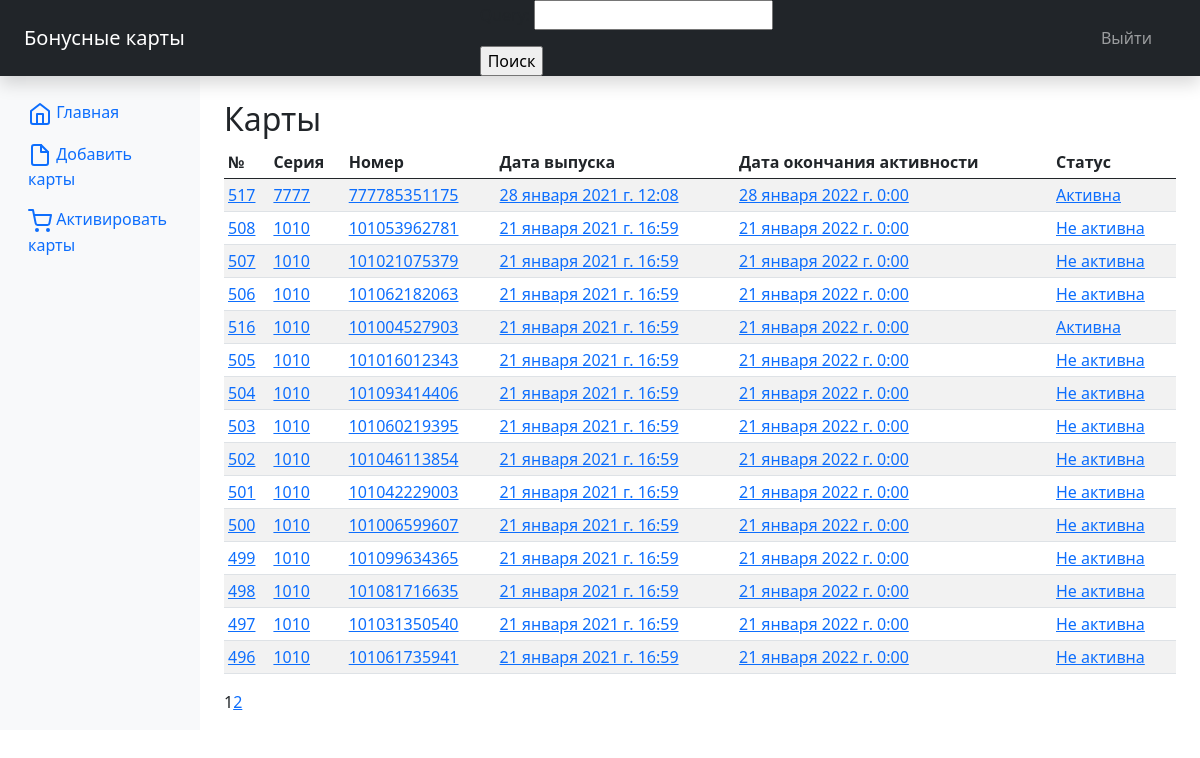
The app's page / (signed in) with its own data.
### cardslist/models.py (models this page shows)
class Cardslist(models.Model):
    card_series = models.IntegerField(verbose_name='Серия карты')
    card_number = models.IntegerField(verbose_name='Номер карты', unique=True)
    card_issue_date = models.DateTimeField(auto_now_add=True, verbose_name='Дата выпуска карты')
    card_expiration_date = models.DateTimeField(verbose_name='Дата окончания активности карты')
    card_date_of_use = models.DateTimeField(verbose_name='Дата последнего использования карты')
    card_bonus_amount = models.FloatField(null=True, blank=True, verbose_name='Сумма бонуса карты')
    card_status = models.CharField(max_length=12, default='Не активна', verbose_name='Статус карты')
    class Meta:
        verbose_name_plural = 'Бонусные карты'
        verbose_name = 'Бонусная карта'
        ordering = ['-card_date_of_use']

### cardslist/views.py (the view)
# urls.py: path('', index, name='index'),
@login_required()
def index(request):
    search_form = SearchForm()
    cards = Cardslist.objects.all()
    paginator = Paginator(cards, 15)
    if 'page' in request.GET:
        page_num = request.GET['page']
    else:
        page_num = 1
    page = paginator.get_page(page_num)
    context = {'cards': page.object_list, 'page': page, 'form': search_form}
    return render(request, 'cardslist/index.html', context)

### cardslist/forms.py
class SearchForm(forms.Form):
    query = forms.CharField(max_length=16)

### cardslist/templates/cardslist/index.html
{% extends "layout/basic.html" %}
{% block content %}
    <h2>Карты</h2>
    <div class="table-responsive">
        <table class="table table-striped table-sm">
            <thead>
            <tr>
                <th>№</th>
                <th>Серия</th>
                <th>Номер</th>
                <th>Дата выпуска</th>
                <th>Дата окончания активности</th>
                <th>Статус</th>
            </tr>
            </thead>
            <tbody>
            {% for card in cards %}
            <tr>
                <td><a href="{% url 'card_detail' card.pk %}">{{card.id}}</a></td>
                <td><a href="{% url 'card_detail' card.pk %}">{{card.card_series}}</a></td>
                <td><a href="{% url 'card_detail' card.pk %}">{{card.card_number}}</a></td>
                <td><a href="{% url 'card_detail' card.pk %}">{{card.card_issue_date}}</a></td>
                <td><a href="{% url 'card_detail' card.pk %}">{{card.card_expiration_date}}</a></td>
                <td><a href="{% url 'card_detail' card.pk %}">{{card.card_status}}</a></td>
            </tr>
            {% endfor %}
            </tbody>
        </table>
    </div>
    <div>
        {% include 'cardslist/pagination.html' %}
    </div>
{% endblock %}

### cardslist/templates/layout/basic.html (shortened to what this page needs)
<!DOCTYPE html>
<html lang="ru">
<head>
    <link href="https://cdn.jsdelivr.net/npm/bootstrap@5.0.0-beta1/dist/css/bootstrap.min.css" rel="stylesheet">
</head>
<body>
    <header class="navbar navbar-dark sticky-top bg-dark flex-md-nowrap p-0 shadow">
        <a class="navbar-brand col-md-3 col-lg-2 me-0 px-4" href="{% url 'index' %}">Бонусные карты</a>
        <form method="post">
        {{ form.as_p }}
        <input type="submit" value="Поиск">
        </form>
        <ul class="navbar-nav px-5">
            <li class="nav-item text-nowrap">
                <a class="nav-link" href="{% url 'logout' %}">Выйти</a>
            </li>
        </ul>
    </header>
    <div class="container-fluid">
      <div class="row">
        <nav id="sidebarMenu" class="col-md-3 col-lg-2 d-md-block bg-light sidebar collapse">
          <div class="position-sticky pt-3">
            <ul class="nav flex-column">
              <li class="nav-item">
                <a class="nav-link active" aria-current="page" href="{% url 'index' %}">
                  Главная
                </a>
              </li>
              <li class="nav-item">
                <a class="nav-link" href="{% url 'add' %}">
                  Добавить карты
                </a>
              </li>
              <li class="nav-item">
                <a class="nav-link" href="#">
                  Активировать карты
                </a>
              </li>
            </ul>
          </div>
        </nav>
        <main class="col-md-9 ms-sm-auto col-lg-10 px-md-4">
            <br>
            {% block content %}
            {% endblock %}
        </main>
      </div>
    </div>
</body>
</html>

### cardslist/templates/cardslist/pagination.html (shortened to what this page needs)
<div class="pagination">
    <p>{{ page.number }}</p>
    {% if page.has_next %}
        <a href="?page={{ page.next_page_number }}">{{ page.next_page_number }}</a>
    {% endif %}
</div>

### records on screen
Cardslist: id "517", card_series "7777", card_number "777785351175", card_issue_date "28 января 2021 г. 12:08", card_expiration_date "28 января 2022 г. 0:00", card_status "Активна"
Cardslist: id "508", card_series "1010", card_number "101053962781", card_issue_date "21 января 2021 г. 16:59", card_expiration_date "21 января 2022 г. 0:00", card_status "Не активна"
Cardslist: id "507", card_series "1010", card_number "101021075379", card_issue_date "21 января 2021 г. 16:59", card_expiration_date "21 января 2022 г. 0:00", card_status "Не активна"
Cardslist: id "506", card_series "1010", card_number "101062182063", card_issue_date "21 января 2021 г. 16:59", card_expiration_date "21 января 2022 г. 0:00", card_status "Не активна"
Cardslist: id "516", card_series "1010", card_number "101004527903", card_issue_date "21 января 2021 г. 16:59", card_expiration_date "21 января 2022 г. 0:00", card_status "Активна"
Cardslist: id "505", card_series "1010", card_number "101016012343", card_issue_date "21 января 2021 г. 16:59", card_expiration_date "21 января 2022 г. 0:00", card_status "Не активна"
Cardslist: id "504", card_series "1010", card_number "101093414406", card_issue_date "21 января 2021 г. 16:59", card_expiration_date "21 января 2022 г. 0:00", card_status "Не активна"
Cardslist: id "503", card_series "1010", card_number "101060219395", card_issue_date "21 января 2021 г. 16:59", card_expiration_date "21 января 2022 г. 0:00", card_status "Не активна"
Cardslist: id "502", card_series "1010", card_number "101046113854", card_issue_date "21 января 2021 г. 16:59", card_expiration_date "21 января 2022 г. 0:00", card_status "Не активна"
Cardslist: id "501", card_series "1010", card_number "101042229003", card_issue_date "21 января 2021 г. 16:59", card_expiration_date "21 января 2022 г. 0:00", card_status "Не активна"
Cardslist: id "500", card_series "1010", card_number "101006599607", card_issue_date "21 января 2021 г. 16:59", card_expiration_date "21 января 2022 г. 0:00", card_status "Не активна"
Cardslist: id "499", card_series "1010", card_number "101099634365", card_issue_date "21 января 2021 г. 16:59", card_expiration_date "21 января 2022 г. 0:00", card_status "Не активна"
Cardslist: id "498", card_series "1010", card_number "101081716635", card_issue_date "21 января 2021 г. 16:59", card_expiration_date "21 января 2022 г. 0:00", card_status "Не активна"
Cardslist: id "497", card_series "1010", card_number "101031350540", card_issue_date "21 января 2021 г. 16:59", card_expiration_date "21 января 2022 г. 0:00", card_status "Не активна"
Cardslist: id "496", card_series "1010", card_number "101061735941", card_issue_date "21 января 2021 г. 16:59", card_expiration_date "21 января 2022 г. 0:00", card_status "Не активна"

### other values on screen
{{ page.number }} "1"
{{ page.next_page_number }} "2"
